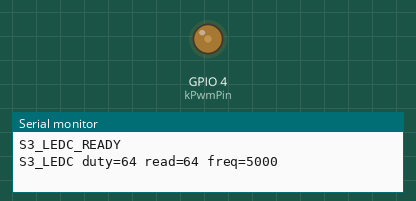
The sketch below on a simulated ESP32. On the bench: output pins drawn as LEDs (lit = HIGH), the last lines printed to the serial monitor.

Above: at 0.05 s.
At 0.2 s:
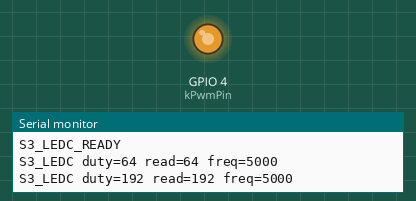
At 0.4 s:
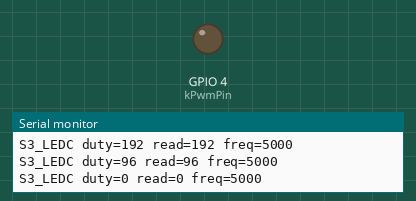
Timing chart, 0 to 3.0 s (numbered marks = the images above):
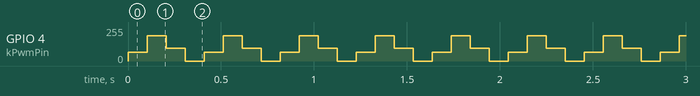

The sketch:

s3_ledc.ino
```cpp
#include <Arduino.h>

static constexpr uint8_t kPwmPin = 4;
static constexpr uint8_t kDuties[] = {64, 192, 96, 0};
static unsigned phase_index = 0;

void setup() {
  Serial.begin(115200);
  if (!ledcAttach(kPwmPin, 5000, 8)) {
    Serial.println("S3_LEDC_ATTACH_FAIL");
    return;
  }
  Serial.println("S3_LEDC_READY");
}

void loop() {
  const uint8_t duty = kDuties[phase_index % 4];
  if (!ledcWrite(kPwmPin, duty)) {
    Serial.println("S3_LEDC_WRITE_FAIL");
  } else {
    delay(2);  // Read back after at least one 5 kHz PWM period.
    Serial.printf("S3_LEDC duty=%u read=%u freq=%u\n",
                  duty, ledcRead(kPwmPin), ledcReadFreq(kPwmPin));
  }
  phase_index++;
  delay(100);
}
```

Measured:
- by itself, GPIO 4 (kPwmPin): repeats every 0.41 s: 191/255 0.10 s, 96/255 0.10 s, 0/255 0.10 s, 64/255 0.10 s
